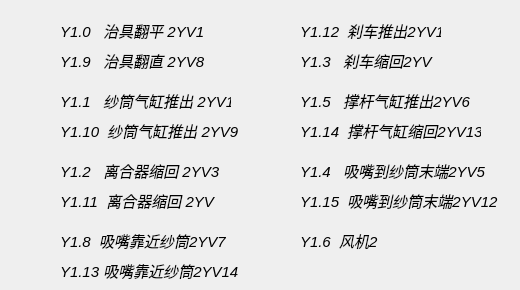
       <widget class="QWidget" name="w_monitor_qigang">
        <widget class="QLabel" name="label_26">
         <property name="geometry">
          <rect>
           <x>60</x>
           <y>50</y>
           <width>151</width>
           <height>21</height>
          </rect>
         </property>
         <property name="font">
          <font>
           <family>Arial</family>
           <pointsize>11</pointsize>
           <italic>true</italic>
          </font>
         </property>
         <property name="text">
          <string>Y1.9   治具翻直 2YV8</string>
         </property>
        </widget>
        <widget class="QLabel" name="label_QG_Y10">
         <property name="geometry">
          <rect>
           <x>30</x>
           <y>20</y>
           <width>21</width>
           <height>21</height>
          </rect>
         </property>
         <property name="font">
          <font>
           <family>Alef</family>
           <pointsize>11</pointsize>
          </font>
         </property>
         <property name="text">
          <string/>
         </property>
         <property name="scaledContents">
          <bool>true</bool>
         </property>
        </widget>
        <widget class="QLabel" name="label_QG_Y11">
         <property name="geometry">
          <rect>
           <x>30</x>
           <y>90</y>
           <width>21</width>
           <height>21</height>
          </rect>
         </property>
         <property name="font">
          <font>
           <family>Alef</family>
           <pointsize>11</pointsize>
          </font>
         </property>
         <property name="text">
          <string/>
         </property>
         <property name="scaledContents">
          <bool>true</bool>
         </property>
        </widget>
        <widget class="QLabel" name="label_29">
         <property name="geometry">
          <rect>
           <x>60</x>
           <y>20</y>
           <width>151</width>
           <height>21</height>
          </rect>
         </property>
         <property name="font">
          <font>
           <family>Arial</family>
           <pointsize>11</pointsize>
           <italic>true</italic>
          </font>
         </property>
         <property name="text">
          <string>Y1.0   治具翻平 2YV1</string>
         </property>
        </widget>
        <widget class="QLabel" name="label_30">
         <property name="geometry">
          <rect>
           <x>60</x>
           <y>90</y>
           <width>171</width>
           <height>21</height>
          </rect>
         </property>
         <property name="font">
          <font>
           <family>Arial</family>
           <pointsize>11</pointsize>
           <italic>true</italic>
          </font>
         </property>
         <property name="text">
          <string>Y1.1   纱筒气缸推出 2YV1</string>
         </property>
        </widget>
        <widget class="QLabel" name="label_QG_Y19">
         <property name="geometry">
          <rect>
           <x>30</x>
           <y>50</y>
           <width>21</width>
           <height>21</height>
          </rect>
         </property>
         <property name="font">
          <font>
           <family>Alef</family>
           <pointsize>11</pointsize>
          </font>
         </property>
         <property name="text">
          <string/>
         </property>
         <property name="scaledContents">
          <bool>true</bool>
         </property>
        </widget>
        <widget class="QLabel" name="label_QG_Y110">
         <property name="geometry">
          <rect>
           <x>30</x>
           <y>120</y>
           <width>21</width>
           <height>21</height>
          </rect>
         </property>
         <property name="font">
          <font>
           <family>Alef</family>
           <pointsize>11</pointsize>
          </font>
         </property>
         <property name="text">
          <string/>
         </property>
         <property name="scaledContents">
          <bool>true</bool>
         </property>
        </widget>
        <widget class="QLabel" name="label_33">
         <property name="geometry">
          <rect>
           <x>60</x>
           <y>120</y>
           <width>181</width>
           <height>21</height>
          </rect>
         </property>
         <property name="font">
          <font>
           <family>Arial</family>
           <pointsize>11</pointsize>
           <italic>true</italic>
          </font>
         </property>
         <property name="text">
          <string>Y1.10  纱筒气缸推出 2YV9</string>
         </property>
        </widget>
        <widget class="QLabel" name="label_QG_Y111">
         <property name="geometry">
          <rect>
           <x>30</x>
           <y>190</y>
           <width>21</width>
           <height>21</height>
          </rect>
         </property>
         <property name="font">
          <font>
           <family>Alef</family>
           <pointsize>11</pointsize>
          </font>
         </property>
         <property name="text">
          <string/>
         </property>
         <property name="scaledContents">
          <bool>true</bool>
         </property>
        </widget>
        <widget class="QLabel" name="label_QG_Y12">
         <property name="geometry">
          <rect>
           <x>30</x>
           <y>160</y>
           <width>21</width>
           <height>21</height>
          </rect>
         </property>
         <property name="font">
          <font>
           <family>Alef</family>
           <pointsize>11</pointsize>
          </font>
         </property>
         <property name="text">
          <string/>
         </property>
         <property name="scaledContents">
          <bool>true</bool>
         </property>
        </widget>
        <widget class="QLabel" name="label_36">
         <property name="geometry">
          <rect>
           <x>60</x>
           <y>160</y>
           <width>161</width>
           <height>21</height>
          </rect>
         </property>
         <property name="font">
          <font>
           <family>Arial</family>
           <pointsize>11</pointsize>
           <italic>true</italic>
          </font>
         </property>
         <property name="text">
          <string>Y1.2   离合器缩回 2YV3</string>
         </property>
        </widget>
        <widget class="QLabel" name="label_37">
         <property name="geometry">
          <rect>
           <x>60</x>
           <y>190</y>
           <width>161</width>
           <height>21</height>
          </rect>
         </property>
         <property name="font">
          <font>
           <family>Arial</family>
           <pointsize>11</pointsize>
           <italic>true</italic>
          </font>
         </property>
         <property name="text">
          <string>Y1.11  离合器缩回 2YV</string>
         </property>
        </widget>
        <widget class="QLabel" name="label_38">
         <property name="geometry">
          <rect>
           <x>300</x>
           <y>190</y>
           <width>211</width>
           <height>21</height>
          </rect>
         </property>
         <property name="font">
          <font>
           <family>Arial</family>
           <pointsize>11</pointsize>
           <italic>true</italic>
          </font>
         </property>
         <property name="text">
          <string>Y1.15  吸嘴到纱筒末端2YV12</string>
         </property>
        </widget>
        <widget class="QLabel" name="label_QG_Y15">
         <property name="geometry">
          <rect>
           <x>270</x>
           <y>90</y>
           <width>21</width>
           <height>21</height>
          </rect>
         </property>
         <property name="font">
          <font>
           <family>Alef</family>
           <pointsize>11</pointsize>
          </font>
         </property>
         <property name="text">
          <string/>
         </property>
         <property name="scaledContents">
          <bool>true</bool>
         </property>
        </widget>
        <widget class="QLabel" name="label_QG_Y13">
         <property name="geometry">
          <rect>
           <x>270</x>
           <y>50</y>
           <width>21</width>
           <height>21</height>
          </rect>
         </property>
         <property name="font">
          <font>
           <family>Alef</family>
           <pointsize>11</pointsize>
          </font>
         </property>
         <property name="text">
          <string/>
         </property>
         <property name="scaledContents">
          <bool>true</bool>
         </property>
        </widget>
        <widget class="QLabel" name="label_QG_Y115">
         <property name="geometry">
          <rect>
           <x>270</x>
           <y>190</y>
           <width>21</width>
           <height>21</height>
          </rect>
         </property>
         <property name="font">
          <font>
           <family>Alef</family>
           <pointsize>11</pointsize>
          </font>
         </property>
         <property name="text">
          <string/>
         </property>
         <property name="scaledContents">
          <bool>false</bool>
         </property>
        </widget>
        <widget class="QLabel" name="label_42">
         <property name="geometry">
          <rect>
           <x>300</x>
           <y>90</y>
           <width>171</width>
           <height>21</height>
          </rect>
         </property>
         <property name="font">
          <font>
           <family>Arial</family>
           <pointsize>11</pointsize>
           <italic>true</italic>
          </font>
         </property>
         <property name="text">
          <string>Y1.5   撑杆气缸推出2YV6</string>
         </property>
        </widget>
        <widget class="QLabel" name="label_43">
         <property name="geometry">
          <rect>
           <x>300</x>
           <y>50</y>
           <width>141</width>
           <height>21</height>
          </rect>
         </property>
         <property name="font">
          <font>
           <family>Arial</family>
           <pointsize>11</pointsize>
           <italic>true</italic>
          </font>
         </property>
         <property name="text">
          <string>Y1.3   刹车缩回2YV</string>
         </property>
        </widget>
        <widget class="QLabel" name="label_44">
         <property name="geometry">
          <rect>
           <x>300</x>
           <y>160</y>
           <width>191</width>
           <height>21</height>
          </rect>
         </property>
         <property name="font">
          <font>
           <family>Arial</family>
           <pointsize>11</pointsize>
           <italic>true</italic>
          </font>
         </property>
         <property name="text">
          <string>Y1.4   吸嘴到纱筒末端2YV5</string>
         </property>
        </widget>
        <widget class="QLabel" name="label_45">
         <property name="geometry">
          <rect>
           <x>300</x>
           <y>120</y>
           <width>181</width>
           <height>21</height>
          </rect>
         </property>
         <property name="font">
          <font>
           <family>Arial</family>
           <pointsize>11</pointsize>
           <italic>true</italic>
          </font>
         </property>
         <property name="text">
          <string>Y1.14  撑杆气缸缩回2YV13</string>
         </property>
        </widget>
        <widget class="QLabel" name="label_QG_Y112">
         <property name="geometry">
          <rect>
           <x>270</x>
           <y>20</y>
           <width>21</width>
           <height>21</height>
          </rect>
         </property>
         <property name="font">
          <font>
           <family>Alef</family>
           <pointsize>11</pointsize>
          </font>
         </property>
         <property name="text">
          <string/>
         </property>
         <property name="scaledContents">
          <bool>true</bool>
         </property>
        </widget>
        <widget class="QLabel" name="label_QG_Y14">
         <property name="geometry">
          <rect>
           <x>270</x>
           <y>160</y>
           <width>21</width>
           <height>21</height>
          </rect>
         </property>
         <property name="font">
          <font>
           <family>Alef</family>
           <pointsize>11</pointsize>
          </font>
         </property>
         <property name="text">
          <string/>
         </property>
         <property name="scaledContents">
          <bool>false</bool>
         </property>
        </widget>
        <widget class="QLabel" name="label_QG_Y114">
         <property name="geometry">
          <rect>
           <x>270</x>
           <y>120</y>
           <width>21</width>
           <height>21</height>
          </rect>
         </property>
         <property name="font">
          <font>
           <family>Alef</family>
           <pointsize>11</pointsize>
          </font>
         </property>
         <property name="text">
          <string/>
         </property>
         <property name="scaledContents">
          <bool>false</bool>
         </property>
        </widget>
        <widget class="QLabel" name="label_49">
         <property name="geometry">
          <rect>
           <x>300</x>
           <y>20</y>
           <width>141</width>
           <height>21</height>
          </rect>
         </property>
         <property name="font">
          <font>
           <family>Arial</family>
           <pointsize>11</pointsize>
           <italic>true</italic>
          </font>
         </property>
         <property name="text">
          <string>Y1.12  刹车推出2YV11</string>
         </property>
        </widget>
        <widget class="QLabel" name="label_50">
         <property name="geometry">
          <rect>
           <x>300</x>
           <y>230</y>
           <width>81</width>
           <height>21</height>
          </rect>
         </property>
         <property name="font">
          <font>
           <family>Arial</family>
           <pointsize>11</pointsize>
           <italic>true</italic>
          </font>
         </property>
         <property name="text">
          <string>Y1.6  风机2</string>
         </property>
        </widget>
        <widget class="QLabel" name="label_QG_Y113">
         <property name="geometry">
          <rect>
           <x>30</x>
           <y>260</y>
           <width>21</width>
           <height>21</height>
          </rect>
         </property>
         <property name="font">
          <font>
           <family>Alef</family>
           <pointsize>11</pointsize>
          </font>
         </property>
         <property name="text">
          <string/>
         </property>
         <property name="scaledContents">
          <bool>true</bool>
         </property>
        </widget>
        <widget class="QLabel" name="label_QG_Y16">
         <property name="geometry">
          <rect>
           <x>270</x>
           <y>230</y>
           <width>21</width>
           <height>21</height>
          </rect>
         </property>
         <property name="font">
          <font>
           <family>Alef</family>
           <pointsize>11</pointsize>
          </font>
         </property>
         <property name="text">
          <string/>
         </property>
         <property name="scaledContents">
          <bool>true</bool>
         </property>
        </widget>
        <widget class="QLabel" name="label_53">
         <property name="geometry">
          <rect>
           <x>60</x>
           <y>230</y>
           <width>171</width>
           <height>21</height>
          </rect>
         </property>
         <property name="font">
          <font>
           <family>Arial</family>
           <pointsize>11</pointsize>
           <italic>true</italic>
          </font>
         </property>
         <property name="text">
          <string>Y1.8  吸嘴靠近纱筒2YV7</string>
         </property>
        </widget>
        <widget class="QLabel" name="label_54">
         <property name="geometry">
          <rect>
           <x>60</x>
           <y>260</y>
           <width>191</width>
           <height>21</height>
          </rect>
         </property>
         <property name="font">
          <font>
           <family>Arial</family>
           <pointsize>11</pointsize>
           <italic>true</italic>
          </font>
         </property>
         <property name="text">
          <string>Y1.13 吸嘴靠近纱筒2YV14</string>
         </property>
        </widget>
        <widget class="QLabel" name="label_QG_Y18">
         <property name="geometry">
          <rect>
           <x>30</x>
           <y>230</y>
           <width>21</width>
           <height>21</height>
          </rect>
         </property>
         <property name="font">
          <font>
           <family>Alef</family>
           <pointsize>11</pointsize>
          </font>
         </property>
         <property name="text">
          <string/>
         </property>
         <property name="scaledContents">
          <bool>true</bool>
         </property>
        </widget>
       </widget>
